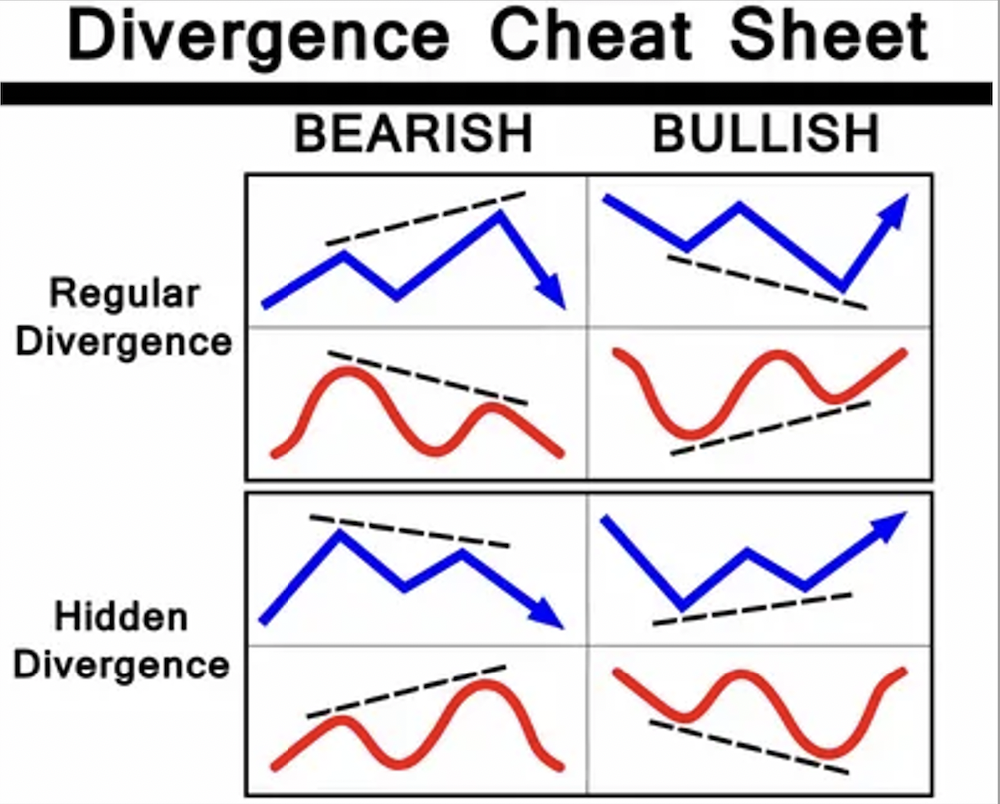
#> input picture Trading_project/List_Divergences.png, 1000 x 804 px, found by its file name
$ jupyter execute --allow-errors Divergence_detection.ipynb
#> lines starting #> are read from the running program, lines starting #| are printed output that depends on the picture
# Algorithm for RSI-Divergence automatic detection

designed from scratch by Victor LETZELTER and Hugo BESSON

# Presentation of the topic

This project is part of the field of algorithmic trading based on *technical analysis*. that takes only account of the historical prices of the asset. To the difference of *fondamental analysis*, the trading strategy based on *technical analysis* do not takes account of the news, but only on the historical data of the considered assets.

The analysis will be carried out in this project will consider two times series :
- The time series the successive closing prices of an asset $(x_{t})$.
- The time series of the an momentum indicator $(y_{t})$ associated to the asset, whose successive values belongs to the interval $[0,100]$.

The momentum indicator that will be used here is the RSI (Relative Strength Index), but the strategy is replicable for others.

The divergences is a relevant topic as it allows to confirm or to deny a trend. More precisely, *a regular divergence* occurs when the momentum does not support a price trend, whereas *a hidden divergence* occurs when the trend holds up despite the momentum going against it.

# The algorithm :

The following algorithm consists on the detection of the four types of divergence patterns, which are the Regular Bullish and Bearish, and the hidden Bullish and Bearish divergences.

In the case of regular divergences, the divergence detection indicates a possibe reversal of the trend. On the other hand, the detection of hidden divergences confirms the strengh of an onging trend. The next Figure summarizes these four possibilities. In this Figure, the asset price is plotted in blue, whereas the oscillator price is plotted in red. The blue arrow therefore stands for the likely direction of the asset when the divergence occurs.

[cell 1]
import cv2
from google.colab.patches import cv2_imshow

[cell 2]
img=cv2.imread("/content/List_Divergences.png")
#> img is the input picture: shape (804, 1000, 3); mean B, G, R 221.7, 217.4, 221.1
img=cv2.resize(img,(402,500))
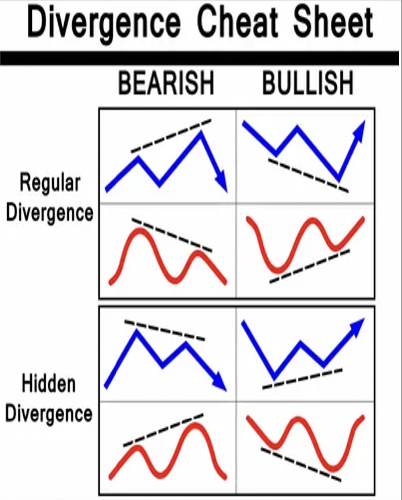
#> img: shape (500, 402, 3); mean B, G, R 221.5, 217.3, 220.9
cv2_imshow(img)
